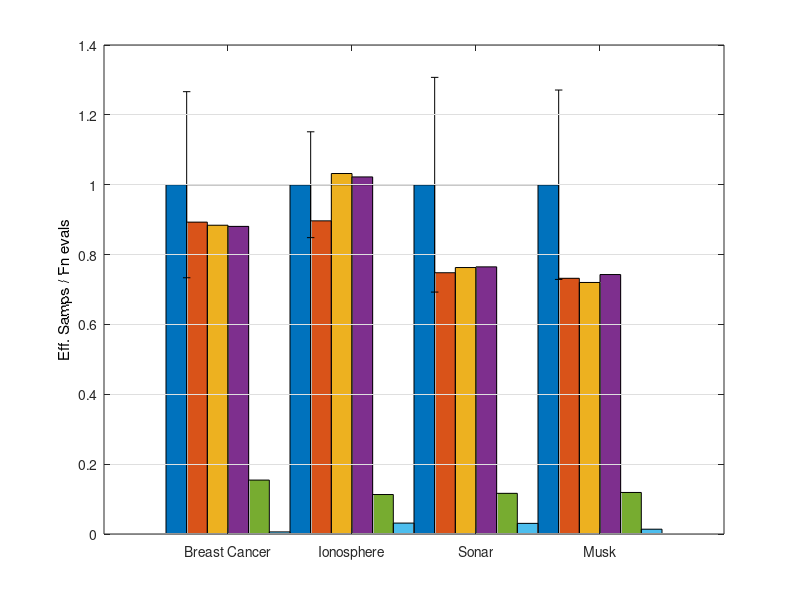

Write MATLAB code to recreate this figure. (Note: this script raises an error after producing the figure.)
% Plots for paper

%% Load the datasets
breast_cancer = [
4490.3643, 1195.2402, 21548.0052, 27.0816, 0.2084, 0.055516;
2405.5112, 529.0087, 12925.8144, 38.0678, 0.18608, 0.040805;
1103.1907, 331.9243, 5988.8997, 19.0859, 0.18423, 0.055485;
647.3703, 229.9936, 3527.1097, 14.4653, 0.18354, 0.065149;
1923.2509, 728.2491, 21327.82, 7.9464, 0.090174, 0.03414;
86.8819, 65.311, 1950.2368, 6.6004, 0.044565, 0.033539;
31.4547, 30.5592, 1580.2724, 5.8217, 0.019908, 0.019355;
35.6274, 34.5219, 1386.2156, 4.7208, 0.025699, 0.024907;
17.9209, 22.2225, 1202.3131, 4.9585, 0.014898, 0.018467;
3432.2692, 899.9414, 106714.75, 1194.8844, 0.032178, 0.0084831;
80.496365, 4.8693386, 64208.85, 3002.3711, 0.0012569322, 0.0001051219;];

ionoshere = [
7216.7231, 1092.8209, 20690.3371, 13.5227, 0.3488, 0.05285;
3719.6273, 501.965, 11894.1065, 31.5584, 0.31273, 0.04222;
1967.198, 338.9161, 5464.3167, 19.003, 0.35999, 0.061925;
1147.987, 286.1572, 3220.0502, 11.8599, 0.35659, 0.089132;
2189.2191, 713.3271, 21294.2516, 7.5196, 0.10281, 0.033502;
86.4312, 61.961, 1932.825, 4.8462, 0.044725, 0.032073;
40.73, 32.4994, 1560.826, 5.0894, 0.026093, 0.020814;
36.2071, 36.5397, 1376.1354, 2.9732, 0.026302, 0.026539;
19.8042, 19.5409, 1191.4443, 4.1202, 0.016638, 0.016432;
3406.9899, 933.7485, 86408.2, 624.3405, 0.039427, 0.010817;
98.92771, 11.915673, 9077.95, 600.73783, 0.010909038, 0.001220262;
];

sonar = [
1428.777, 439.106, 21790.3821, 12.5208, 0.06557, 0.020153;
620.1387, 177.803, 12643.6088, 25.2728, 0.049049, 0.014068;
274.6557, 107.9434, 5490.0974, 16.6553, 0.050023, 0.019662;
151.1543, 84.4273, 3013.8678, 10.8823, 0.050152, 0.028034;
948.8723, 332.9747, 20695.869, 7.1519, 0.045849, 0.016092;
39.9013, 31.1269, 1398.8249, 6.0893, 0.028525, 0.022247;
17.1069, 16.8748, 1015.5364, 5.9727, 0.016847, 0.016607;
18.7188, 17.1647, 908.9068, 3.517, 0.020585, 0.018859;
13.8831, 13.1648, 719.8431, 4.3466, 0.019294, 0.018288;
2637.0592, 523.8481, 345376.63, 7003.4409, 0.0076354, 0.001512;
98.752485, 1.5343105, 49657.05, 3388.4592, 0.0019972511, 0.00013584403;
];

musk = [
756.3386, 205.0586, 20760.9501, 4.6393, 0.036431, 0.0098763;
315.6019, 76.2961, 11833.3102, 24.9203, 0.026671, 0.0064462;
128.8881, 45.8526, 4913.0264, 13.8442, 0.026236, 0.0093379;
69.4777, 26.5633, 2567.3173, 8.7313, 0.027063, 0.010346;
586.2801, 135.21, 20249.9936, 2.4223, 0.028952, 0.0066765;
31.188, 16.4273, 1023.4911, 2.0854, 0.030471, 0.016043;
15.9464, 9.5683, 630.9993, 2.3416, 0.025265, 0.015154;
29.9484, 19.3813, 1469.392, 2.0477, 0.020381, 0.013189;
19.6273, 14.3511, 980.4879, 2.9524, 0.02002, 0.014638;
1576.9628, 253.3049, 364154.5, 7662.3686, 0.0043329, 0.00070517;
147.11826, 2.0016329, 293691.4, 5687.7568, 0.00050112733, 0.000012808698;
];



%% Plot

y_labels = {'Eff. Samps / Fn evals', 'Effective Sample Size', 'Function evaluations'};

for it_plot = 1:3

    
    width = 599; %700 for legend
    height = 160;
    
    y_label = y_labels(it_plot)

    if strcmp(y_label,'Effective Sample Size'); % Effective sample size
        model_series = [ [breast_cancer(:,1)/breast_cancer(1,1)] , [ionoshere(:,1)/ionoshere(1,1)] , [sonar(:,1)/sonar(1,1)] , [musk(:,1)/musk(1,1)] ]';%[10 40 80; 20 50 90; 30 60 100];
        model_error = [ [breast_cancer(:,2)/breast_cancer(1,1)] , [ionoshere(:,2)/ionoshere(1,1)] , [sonar(:,2)/sonar(1,1)] , [musk(:,2)/musk(1,1)] ]';%[1 4 8; 2 5 9; 3 6 10];

    elseif strcmp(y_label,'Function evaluations'); % Number of function evaluations
        model_series = [ [breast_cancer(:,3)/breast_cancer(1,3)] , [ionoshere(:,3)/ionoshere(1,3)] , [sonar(:,3)/sonar(1,3)] , [musk(:,3)/musk(1,3)] ]';%[10 40 80; 20 50 90; 30 60 100];
        model_error = [ [breast_cancer(:,4)/breast_cancer(1,3)] , [ionoshere(:,4)/ionoshere(1,3)] , [sonar(:,4)/sonar(1,3)] , [musk(:,4)/musk(1,3)] ]';%[1 4 8; 2 5 9; 3 6 10];

    else % Effective sample size over number of function evaluations.
        width = 700;
        model_series = [ [breast_cancer(:,5)/breast_cancer(1,5)] , [ionoshere(:,5)/ionoshere(1,5)] , [sonar(:,5)/sonar(1,5)] , [musk(:,5)/musk(1,5)] ]';%[10 40 80; 20 50 90; 30 60 100];
        model_error = [ [breast_cancer(:,6)/breast_cancer(1,5)] , [ionoshere(:,6)/ionoshere(1,5)] , [sonar(:,6)/sonar(1,5)] , [musk(:,6)/musk(1,5)] ]';%[1 4 8; 2 5 9; 3 6 10];
    end

    select_algorithms = [1,2,3,4,10,11];
    model_series = model_series(:,select_algorithms);
    h = bar(model_series);
    set(h,'BarWidth',1);    % The bars will now touch each other
    set(gca,'YGrid','on')
    set(gca,'GridLineStyle','-')
    set(gca,'XTicklabel',{'Breast Cancer','Ionosphere','Sonar','Musk'})
    set(get(gca,'YLabel'),'String',y_label)
    set(gcf,'units','points','position',[0,0,width,height])
    hold on;
    numgroups = size(model_series, 1); 
    numbars = size(model_series, 2); 
    groupwidth = min(0.8, numbars/(numbars+1.5));
    for i = 1:length(select_algorithms)

          % Based on barweb.m by Bolu Ajiboye from MATLAB File Exchange
          x = (1:numgroups) - groupwidth/2 + (2*i-1) * groupwidth / (2*numbars);  % Aligning error bar with individual bar
          errorbar(x, model_series(:,i), model_error(:,i), 'k', 'linestyle', 'none');

    end
    h(5).FaceColor = 'red';
    h(6).FaceColor = 'yellow';
    ylim([0 min(4,1.3*max(max(max(model_series))))])


    set(gcf, 'renderer', 'painters');




    if strcmp(y_label,'Effective Sample Size'); % Effective sample size
        print(gcf, '-dpdf', 'Effective_Sample_Size');
    elseif strcmp(y_label,'Function evaluations'); % Number of function evaluations
        print(gcf, '-dpdf', 'Function_Evaluations');
    else % Effective sample size over number of function evaluations.
        %lh = legend('EPESS(1)','EPESS(2)','EPESS(5)','EPESS(10)','EPSS(1,1)','EPSS(5,5)','EPSS(10,5)','EPSS(5,10)','EPSS(10,10)','HMC','EPMH');
        lh = legend('EPESS(1)','EPESS(2)','EPESS(5)','EPESS(10)','EPMH','HMC');%,'Standard ESS'
        set(lh,'Location','BestOutside','Orientation','vertical')
        print(gcf, '-dpdf', 'Effective_Sample_Size_over_Function_Evaluation');
    end
    clf
end

%[im_hatch,colorlist] = applyhatch_pluscolor(gcf,'\-x.');


% set(gcf, 'PaperSize', [width*2 height*2]);
% set(gcf, 'PaperPositionMode', 'manual');
% set(gcf, 'PaperPosition', [0 0 width*2 height*2]);
% 
% set(gcf, 'renderer', 'painters');
% print(gcf, '-dpdf', 'my-figure.pdf');


% set(gcf, 'PaperUnits', 'inches');
% set(gcf, 'PaperSize', [width height]);
% set(gcf, 'PaperPositionMode', 'manual');
% set(gcf, 'PaperPosition', [0 0 width height]);

